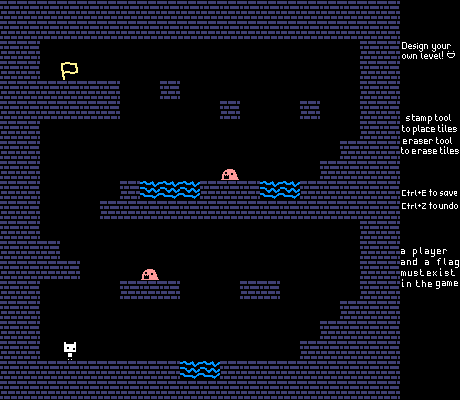

The image is a tile-based game level rendered from a .tmx file. Its description and complete source (layers, tilesets, objects, tile grids) follow:
An orthogonal 23x20 tile map with 20x20 px tiles, 2 tile layers (Tiles, Instructions), 2 tilesets.

<map version="1.9" tiledversion="1.9.2" orientation="orthogonal" renderorder="right-down" width="23" height="20" tilewidth="20" tileheight="20" infinite="0" nextlayerid="13" nextobjectid="61">
 <editorsettings>
  <export target="map.lua" format="lua" />
 </editorsettings>
 <tileset firstgid="1" name="Tileset" tilewidth="20" tileheight="20" tilecount="5" columns="1">
  <image source="tileset.png" width="20" height="100" />
 </tileset>
 <tileset firstgid="6" name="Instructions" tilewidth="20" tileheight="20" tilecount="36" columns="3">
  <image source="instructions.png" width="60" height="240" />
 </tileset>
 <layer id="11" name="Tiles" width="23" height="20">
  <data encoding="csv">
1,1,1,1,1,1,1,1,1,1,1,1,1,1,1,1,1,1,1,1,1,1,1,
1,1,1,1,1,1,1,1,1,1,1,1,1,1,1,1,1,1,1,1,1,1,1,
1,1,0,0,0,0,0,0,0,0,0,0,0,0,0,0,0,0,1,1,1,1,1,
1,1,0,3,0,0,0,0,0,0,0,0,0,0,0,0,0,0,1,1,1,1,1,
1,1,1,1,1,1,0,0,1,0,0,0,0,0,0,0,0,0,1,1,1,1,1,
1,1,1,1,1,1,0,0,0,0,0,1,0,0,0,1,0,0,1,1,1,1,1,
1,1,0,0,0,0,0,0,0,0,0,0,0,0,0,0,0,0,1,1,1,1,1,
1,1,0,0,0,0,0,0,0,0,0,0,0,0,0,0,0,1,1,1,1,1,1,
1,1,0,0,0,0,0,0,0,0,0,5,0,0,0,0,1,1,1,1,1,1,1,
1,1,0,0,0,0,1,2,2,2,1,1,1,2,2,1,1,1,1,1,1,1,1,
1,1,0,0,0,1,1,1,1,1,1,1,1,1,1,1,1,1,1,1,1,1,1,
1,1,0,0,0,0,0,0,0,0,0,0,0,0,0,0,0,0,1,1,1,1,1,
1,1,1,0,0,0,0,0,0,0,0,0,0,0,0,0,0,0,1,1,1,1,1,
1,1,1,1,0,0,0,5,0,0,0,0,0,0,0,0,0,0,1,1,1,1,1,
1,1,0,0,0,0,1,1,1,0,0,0,1,1,0,0,0,0,1,1,1,1,1,
1,1,0,0,0,0,0,0,0,0,0,0,0,0,0,0,0,1,1,1,1,1,1,
1,1,0,0,0,0,0,0,0,0,0,0,0,0,0,0,1,1,1,1,1,1,1,
1,1,0,4,0,0,0,0,0,0,0,0,0,0,0,1,1,1,1,1,1,1,1,
1,1,1,1,1,1,1,1,1,2,2,1,1,1,1,1,1,1,1,1,1,1,1,
1,1,1,1,1,1,1,1,1,1,1,1,1,1,1,1,1,1,1,1,1,1,1
</data>
 </layer>
 <layer id="12" name="Instructions" width="23" height="20" locked="1">
  <data encoding="csv">
0,0,0,0,0,0,0,0,0,0,0,0,0,0,0,0,0,0,0,0,27,28,29,
0,0,0,0,0,0,0,0,0,0,0,0,0,0,0,0,0,0,0,0,24,25,26,
0,0,0,0,0,0,0,0,0,0,0,0,0,0,0,0,0,0,0,0,6,7,8,
0,0,0,0,0,0,0,0,0,0,0,0,0,0,0,0,0,0,0,0,24,25,26,
0,0,0,0,0,0,0,0,0,0,0,0,0,0,0,0,0,0,0,0,24,25,26,
0,0,0,0,0,0,0,0,0,0,0,0,0,0,0,0,0,0,0,0,9,10,11,
0,0,0,0,0,0,0,0,0,0,0,0,0,0,0,0,0,0,0,0,12,13,14,
0,0,0,0,0,0,0,0,0,0,0,0,0,0,0,0,0,0,0,0,15,16,17,
0,0,0,0,0,0,0,0,0,0,0,0,0,0,0,0,0,0,0,0,24,25,26,
0,0,0,0,0,0,0,0,0,0,0,0,0,0,0,0,0,0,0,0,18,19,20,
0,0,0,0,0,0,0,0,0,0,0,0,0,0,0,0,0,0,0,0,21,22,23,
0,0,0,0,0,0,0,0,0,0,0,0,0,0,0,0,0,0,0,0,24,25,26,
0,0,0,0,0,0,0,0,0,0,0,0,0,0,0,0,0,0,0,0,30,31,32,
0,0,0,0,0,0,0,0,0,0,0,0,0,0,0,0,0,0,0,0,33,34,35,
0,0,0,0,0,0,0,0,0,0,0,0,0,0,0,0,0,0,0,0,36,37,38,
0,0,0,0,0,0,0,0,0,0,0,0,0,0,0,0,0,0,0,0,27,24,25,
0,0,0,0,0,0,0,0,0,0,0,0,0,0,0,0,0,0,0,0,24,25,26,
0,0,0,0,0,0,0,0,0,0,0,0,0,0,0,0,0,0,0,0,27,28,29,
0,0,0,0,0,0,0,0,0,0,0,0,0,0,0,0,0,0,0,0,24,25,26,
0,0,0,0,0,0,0,0,0,0,0,0,0,0,0,0,0,0,0,0,24,25,26
</data>
 </layer>
</map>